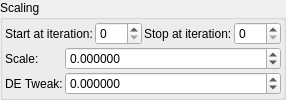
    <widget class="QGroupBox" name="groupBox_9">
     <property name="title">
      <string>Scaling</string>
     </property>
     <layout class="QVBoxLayout" name="verticalLayout_13" stretch="0,0">
      <property name="spacing">
       <number>2</number>
      </property>
      <property name="leftMargin">
       <number>2</number>
      </property>
      <property name="topMargin">
       <number>2</number>
      </property>
      <property name="rightMargin">
       <number>2</number>
      </property>
      <property name="bottomMargin">
       <number>2</number>
      </property>
      <item>
       <layout class="QGridLayout" name="gridLayout_68">
        <property name="spacing">
         <number>2</number>
        </property>
        <item row="1" column="3">
         <widget class="MySpinBox" name="spinboxInt_transf_stop_iterations_B">
          <property name="sizePolicy">
           <sizepolicy hsizetype="Minimum" vsizetype="Maximum">
            <horstretch>0</horstretch>
            <verstretch>0</verstretch>
           </sizepolicy>
          </property>
          <property name="maximum">
           <number>999</number>
          </property>
         </widget>
        </item>
        <item row="1" column="1">
         <widget class="MySpinBox" name="spinboxInt_transf_start_iterations_B">
          <property name="sizePolicy">
           <sizepolicy hsizetype="Minimum" vsizetype="Maximum">
            <horstretch>0</horstretch>
            <verstretch>0</verstretch>
           </sizepolicy>
          </property>
          <property name="maximum">
           <number>999</number>
          </property>
         </widget>
        </item>
        <item row="1" column="0">
         <widget class="QLabel" name="label_263">
          <property name="text">
           <string>Start at iteration:</string>
          </property>
         </widget>
        </item>
        <item row="1" column="2">
         <widget class="QLabel" name="label_266">
          <property name="text">
           <string>Stop at iteration:</string>
          </property>
         </widget>
        </item>
       </layout>
      </item>
      <item>
       <layout class="QGridLayout" name="gridLayout_32" columnstretch="0,1">
        <property name="spacing">
         <number>2</number>
        </property>
        <item row="2" column="1">
         <widget class="MyDoubleSpinBox" name="spinbox_analyticDE_offset_0">
          <property name="sizePolicy">
           <sizepolicy hsizetype="Minimum" vsizetype="Maximum">
            <horstretch>0</horstretch>
            <verstretch>0</verstretch>
           </sizepolicy>
          </property>
          <property name="prefix">
           <string/>
          </property>
          <property name="suffix">
           <string/>
          </property>
          <property name="decimals">
           <number>6</number>
          </property>
          <property name="minimum">
           <double>-99.989999999999995</double>
          </property>
          <property name="maximum">
           <double>99.989999999999995</double>
          </property>
          <property name="singleStep">
           <double>0.100000000000000</double>
          </property>
         </widget>
        </item>
        <item row="2" column="0">
         <widget class="QLabel" name="label_152">
          <property name="text">
           <string>DE Tweak:</string>
          </property>
         </widget>
        </item>
        <item row="1" column="1">
         <widget class="MyDoubleSpinBox" name="spinbox_transf_scale_2">
          <property name="sizePolicy">
           <sizepolicy hsizetype="Minimum" vsizetype="Maximum">
            <horstretch>0</horstretch>
            <verstretch>0</verstretch>
           </sizepolicy>
          </property>
          <property name="prefix">
           <string/>
          </property>
          <property name="suffix">
           <string/>
          </property>
          <property name="decimals">
           <number>6</number>
          </property>
          <property name="minimum">
           <double>-99.989999999999995</double>
          </property>
          <property name="maximum">
           <double>99.989999999999995</double>
          </property>
          <property name="singleStep">
           <double>0.100000000000000</double>
          </property>
         </widget>
        </item>
        <item row="1" column="0">
         <widget class="QLabel" name="label_8">
          <property name="text">
           <string>Scale:</string>
          </property>
         </widget>
        </item>
       </layout>
      </item>
     </layout>
    </widget>
